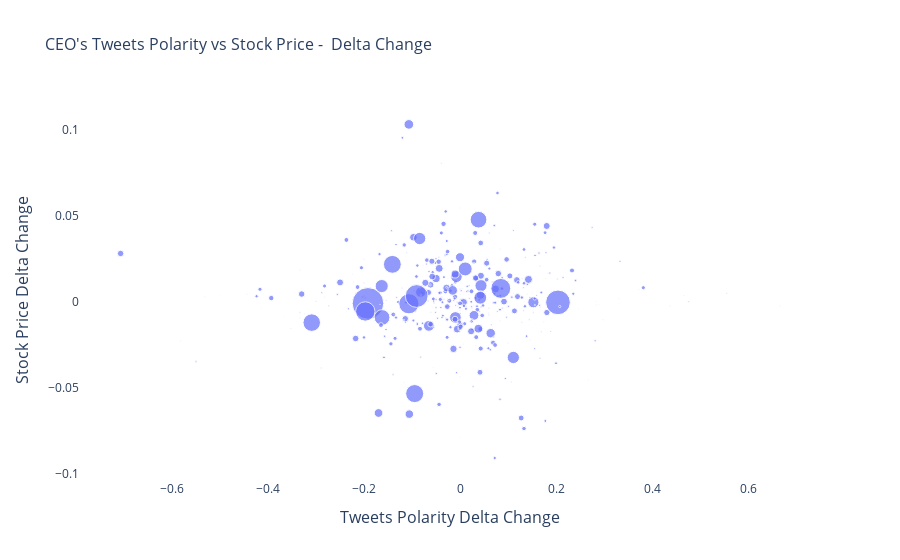

Write notebook code for a chart like this one.
### Markdown cell above
## Preliminary Plots

### Code cell
fig = go.Figure()
_ = fig.add_trace(go.Scatter(
    x= df_stock_tweets['Polarity_delta'],
    y= df_stock_tweets['Price_delta'],
    mode="markers",
    marker={"size": df_stock_tweets['Agg_favorite'], "sizemode": "area",
                                    "sizeref": 2*max(df_stock_tweets['Agg_favorite']/1000)},
    hovertemplate= "Number of Tweets per Day: %{x:.1f}<br>" +
    "Stock Price Change: %{y:.1f}<br>" +
    "Number of Likes: %{marker.size:,}" +
    "<extra></extra>"
))
fig.update_layout(
    plot_bgcolor="white",
    yaxis={"title": {"text": "Stock Price Delta Change", "font": {"size": 16}}},
    xaxis={"title": {"text": "Tweets Polarity Delta Change", "font": {"size": 16}}},
    # hovermode="x",
    title={'text': "CEO's Tweets Polarity vs Stock Price -  Delta Change", "font": {"size": 16}}
)
fig.show()

### Figure 1 — Plotly figure (JSON) as saved in the notebook; plotly's stock layout.template omitted (floating-point values rounded to 4 significant figures; data arrays with more than 128 entries replaced by an {"elided": "..."} marker saying what was removed)
{"data": [{"hovertemplate": "Number of Tweets per Day: %{x:.1f}<br>Stock Price Change: %{y:.1f}<br>Number of Likes: %{marker.size:,}<extra></extra>", "marker": {"size": {"elided": "711 int values"}, "sizemode": "area", "sizeref": 1545.0}, "mode": "markers", "type": "scatter", "x": {"elided": "711 float values"}, "y": {"elided": "711 float values"}}], "layout": {"autosize": true, "plot_bgcolor": "white", "title": {"font": {"size": 16}, "text": "CEO's Tweets Polarity vs Stock Price -  Delta Change"}, "xaxis": {"autorange": true, "range": [-0.7902, 0.7488], "title": {"font": {"size": 16}, "text": "Tweets Polarity Delta Change"}, "type": "linear"}, "yaxis": {"autorange": true, "range": [-0.1061, 0.1212], "title": {"font": {"size": 16}, "text": "Stock Price Delta Change"}, "type": "linear"}}}
